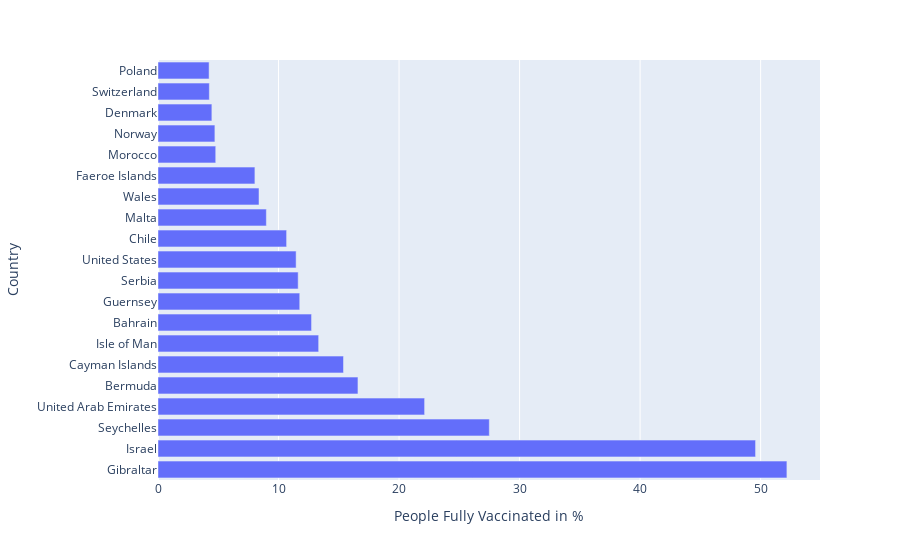

The cell this chart's notebook holds for it:
### Code cell
#plot the graph of top 20 in Percentage of fully vaccinated people by country
fig = px.bar( x = top20_people_fully_vaccinated_percentage['people_fully_vaccinated_per_hundred'] , y = top20_people_fully_vaccinated_percentage['country'], labels = {"x" : "People Fully Vaccinated in %", "y": "Country"})
fig.show()

### Figure 1 — Plotly figure (JSON) as saved in the notebook; plotly's stock layout.template omitted (floating-point values rounded to 4 significant figures)
{"data": [{"alignmentgroup": "True", "hovertemplate": "People Fully Vaccinated in %=%{x}<br>Country=%{y}<extra></extra>", "legendgroup": "", "marker": {"color": "#636efa"}, "name": "", "offsetgroup": "", "orientation": "h", "showlegend": false, "textposition": "auto", "type": "bar", "x": [52.18, 49.58, 27.49, 22.12, 16.59, 15.39, 13.33, 12.74, 11.76, 11.63, 11.46, 10.67, 8.99, 8.38, 8.04, 4.79, 4.72, 4.47, 4.26, 4.24], "xaxis": "x", "y": ["Gibraltar", "Israel", "Seychelles", "United Arab Emirates", "Bermuda", "Cayman Islands", "Isle of Man", "Bahrain", "Guernsey", "Serbia", "United States", "Chile", "Malta", "Wales", "Faeroe Islands", "Morocco", "Norway", "Denmark", "Switzerland", "Poland"], "yaxis": "y"}], "layout": {"barmode": "relative", "legend": {"tracegroupgap": 0}, "margin": {"t": 60}, "xaxis": {"anchor": "y", "domain": [0, 1], "title": {"text": "People Fully Vaccinated in %"}}, "yaxis": {"anchor": "x", "domain": [0, 1], "title": {"text": "Country"}}}}
